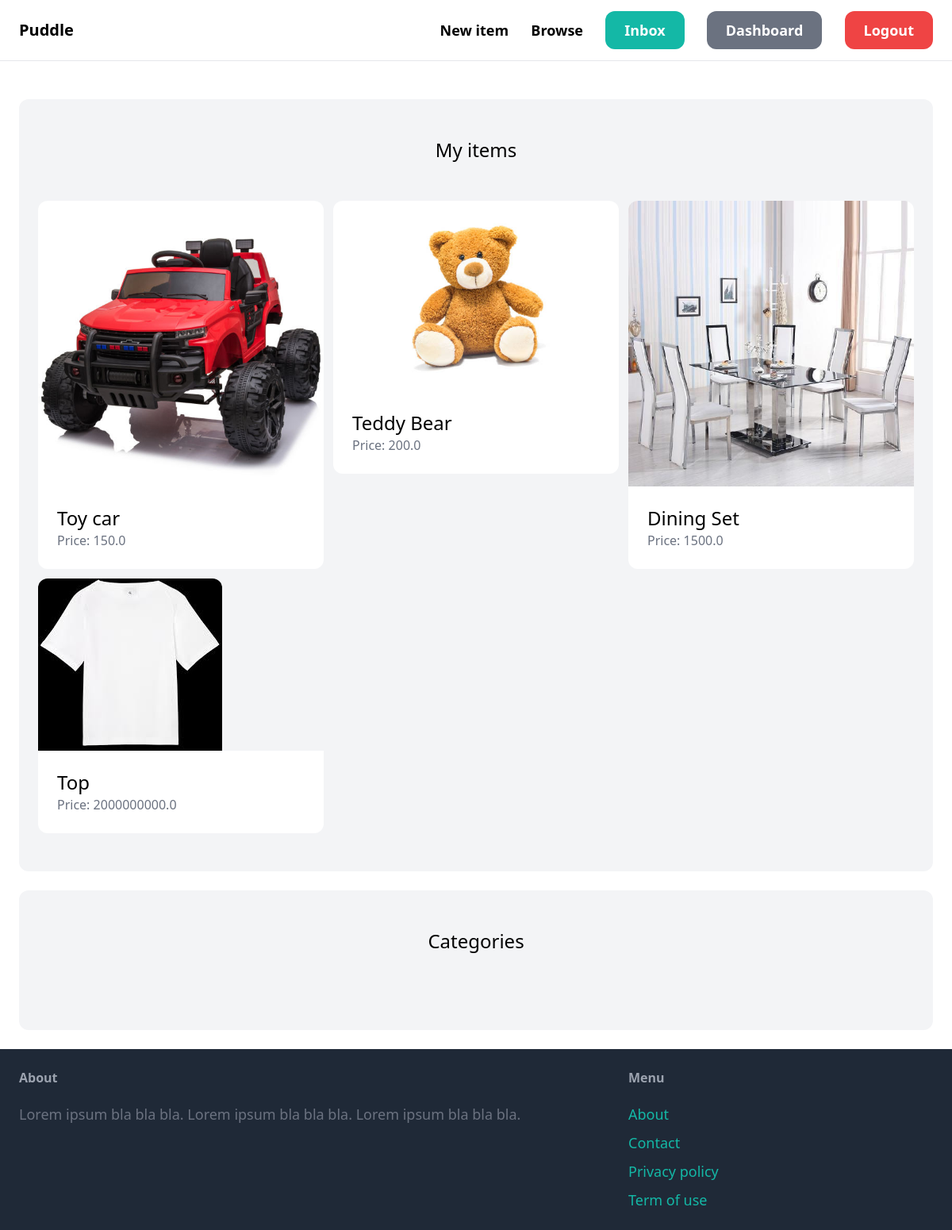
The app's page /dashboard/ (signed in) with its own data.
### item/models.py (models this page shows, shortened)
class Item(models.Model):
	category = models.ForeignKey(Category, related_name='items', on_delete=models.CASCADE)
	name = models.CharField(max_length=255)
	description = models.TextField()
	price = models.FloatField()
	image = models.ImageField(upload_to='item_images', blank=True, null=True)
	is_sold = models.BooleanField(default=False)
	created_by = models.ForeignKey(User, related_name='items', on_delete=models.CASCADE)
	created_at = models.DateTimeField(auto_now_add=True)

### dashboard/views.py (the view)
# urls.py: path('', views.index, name='index'),
@login_required
def index(request):
	items = Item.objects.filter(created_by= request.user)
	return render(request, 'dashboard/index.html', {
		'items' :items,
	})

### dashboard/templates/dashboard/index.html (shortened to what this page needs)
{% extends 'core/base.html' %}
{% block content %}
	<div class="mt-6 px-6 py-12 bg-gray-100 rounded-xl">
		<h2 class="mb-12 text-2xl text-center">My items</h2>
		<div class="grid grid-cols-3 gap-3">
			{% for item in items %}
				<div>
					<a href="{% url 'item:detail' item.id %}">
						<div>
							<img src="{{ item.image.url }}" class="rounded-t-xl">
						</div>
						<div class="p-6 bg-white rounded-b-xl">
							<h2 class= "text-2xl">{{ item.name }}</h2>
							<p class="text-gray-500">Price: {{ item.price }}</p>
						</div>
					</a>
				</div>
			{% endfor %}
		</div>
	</div>
	<div class="mt-6 px-6 py-12 bg-gray-100 rounded-xl">
		<h2 class="mb-12 text-2xl text-center">Categories</h2>
	</div>
{% endblock %}

### records on screen
Item: image (picture), name "Toy car", price "150.0"
Item: image (picture), name "Teddy Bear", price "200.0"
Item: image (picture), name "Dining Set", price "1500.0"
Item: image (picture), name "Top", price "2000000000.0"
